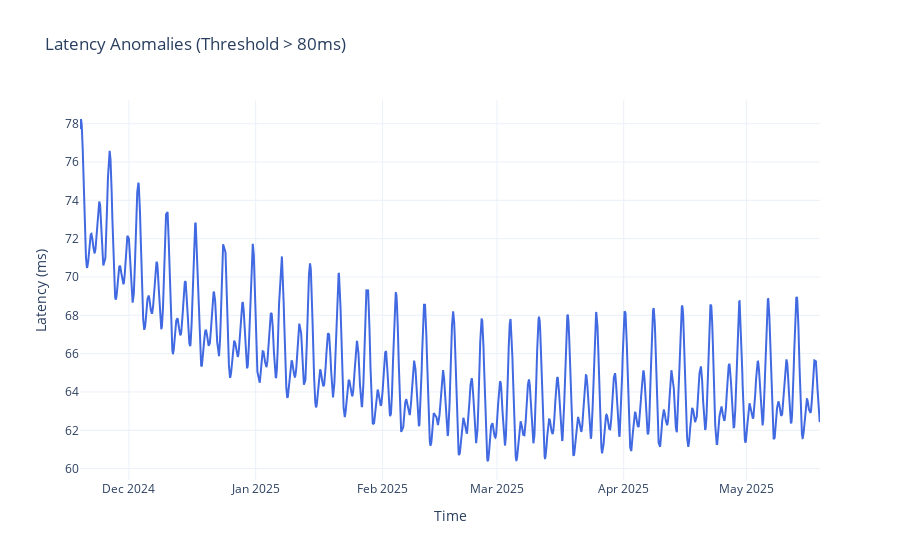

Notebook source saved alongside this figure:
### Markdown cell above
### 🔎 4. Detect Anomalies in Latency

### Code cell
print("🔎 Highlighting latency anomalies...")
plot_anomaly(hourly_forecast, threshold=80)

### Figure 1 — Plotly figure (JSON) as saved in the notebook; plotly's stock layout.template omitted (floating-point values rounded to 4 significant figures; data arrays with more than 128 entries replaced by an {"elided": "..."} marker saying what was removed)
{"data": [{"line": {"color": "royalblue"}, "mode": "lines", "name": "Predicted Latency", "type": "scatter", "x": {"elided": "1425 str values"}, "y": {"elided": "1425 float values"}}, {"marker": {"color": "red", "size": 8, "symbol": "x"}, "mode": "markers", "name": "Anomalies", "type": "scatter", "x": [], "y": []}], "layout": {"hovermode": "x unified", "title": {"text": "Latency Anomalies (Threshold > 80ms)"}, "xaxis": {"title": {"text": "Time"}}, "yaxis": {"title": {"text": "Latency (ms)"}}}}
